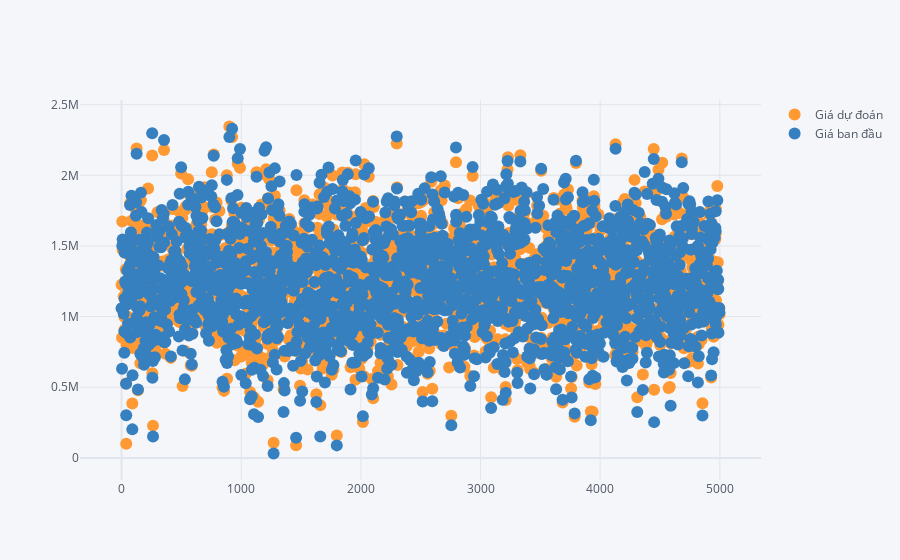

Source (notebook cell):
### Code cell
import cufflinks as cf 
cf.go_offline()
import plotly.io as pio
pd.DataFrame({"Giá dự đoán":predictions, "Giá ban đầu": y_test}).iplot(mode="markers")

### Figure 1 — Plotly figure (JSON) as saved in the notebook; plotly's stock layout.template omitted (floating-point values rounded to 4 significant figures; data arrays with more than 128 entries replaced by an {"elided": "..."} marker saying what was removed)
{"data": [{"line": {"color": "rgba(255, 153, 51, 1.0)", "dash": "solid", "shape": "linear", "width": 1.3}, "marker": {"size": 12, "symbol": "circle"}, "mode": "markers", "name": "Giá dự đoán", "text": "", "type": "scatter", "x": {"elided": "2000 int values"}, "y": {"elided": "2000 float values"}}, {"line": {"color": "rgba(55, 128, 191, 1.0)", "dash": "solid", "shape": "linear", "width": 1.3}, "marker": {"size": 12, "symbol": "circle"}, "mode": "markers", "name": "Giá ban đầu", "text": "", "type": "scatter", "x": {"elided": "2000 int values"}, "y": {"elided": "2000 float values"}}], "layout": {"legend": {"bgcolor": "#F5F6F9", "font": {"color": "#4D5663"}}, "paper_bgcolor": "#F5F6F9", "plot_bgcolor": "#F5F6F9", "title": {"font": {"color": "#4D5663"}}, "xaxis": {"gridcolor": "#E1E5ED", "showgrid": true, "tickfont": {"color": "#4D5663"}, "title": {"font": {"color": "#4D5663"}, "text": ""}, "zerolinecolor": "#E1E5ED"}, "yaxis": {"gridcolor": "#E1E5ED", "showgrid": true, "tickfont": {"color": "#4D5663"}, "title": {"font": {"color": "#4D5663"}, "text": ""}, "zerolinecolor": "#E1E5ED"}}}
